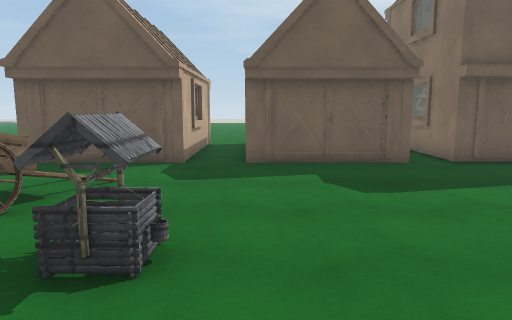
[1] (above)

20 first-person views from a walk through a Unity game level. The camera is 1.5 m above the floor, tilts 8° down and sees 70° across. The floor is counted in squares, 1 m on a side. Each view is taken from the middle of a square. On the plan, view 1 faces up. The plan holds only what a view shows up to about 16 squares ahead; the rest is blank. The place goes on beyond the plan. The player character is not drawn. Some surface patterns are stand-ins.

[2]
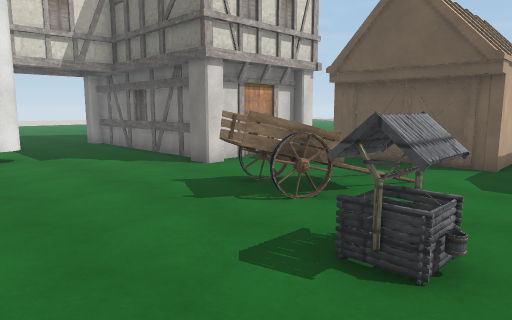

[3]
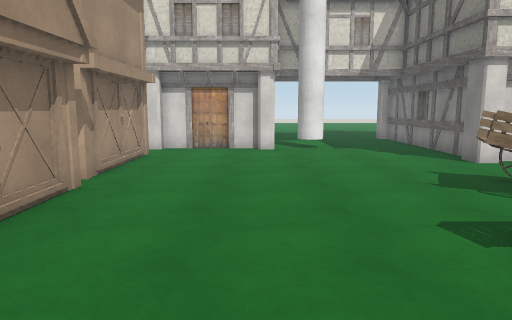

[4]
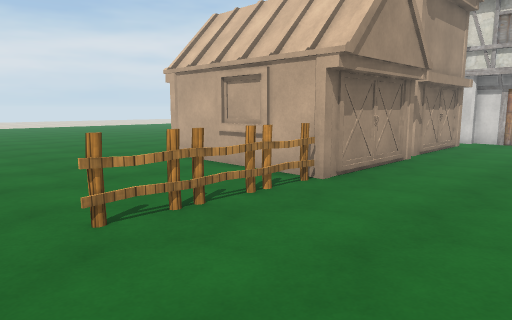

[5]
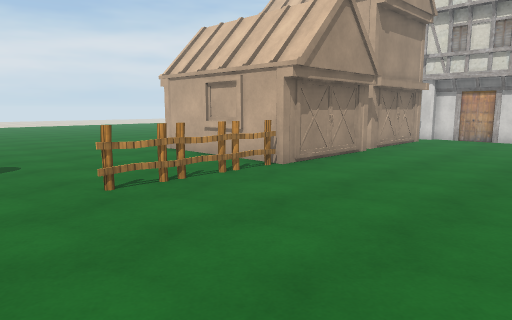

[6]
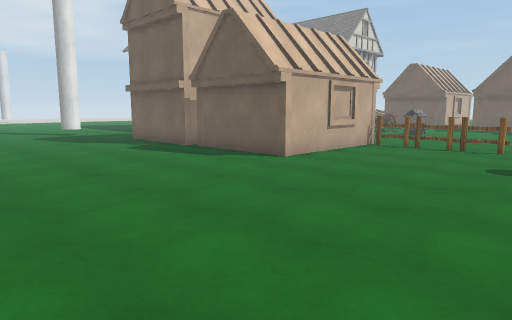

[7]
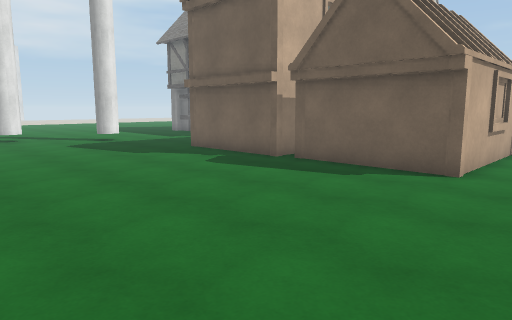

[8]
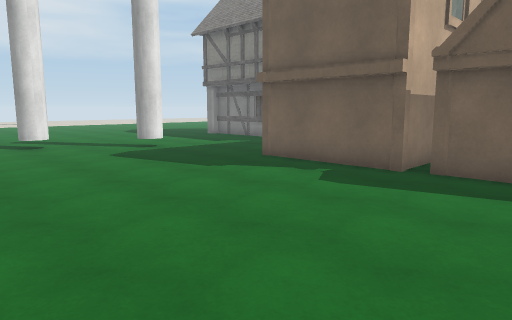

[9]
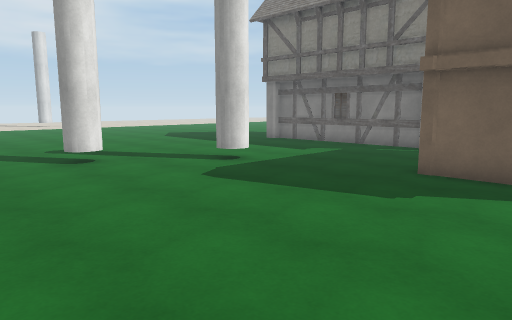

[10]
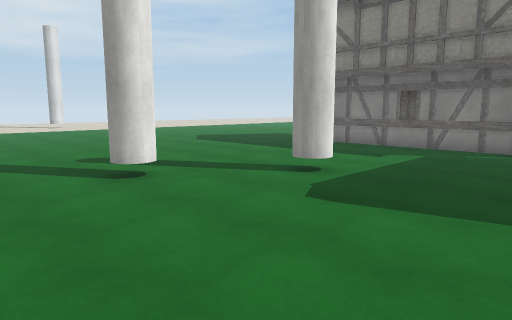

[11]
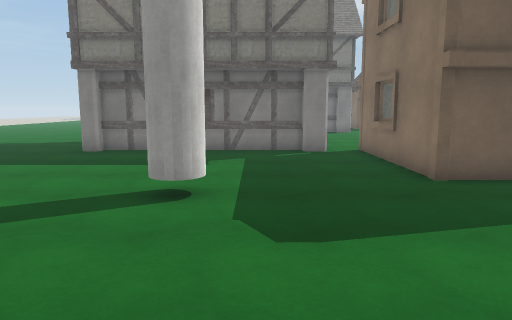

[12]
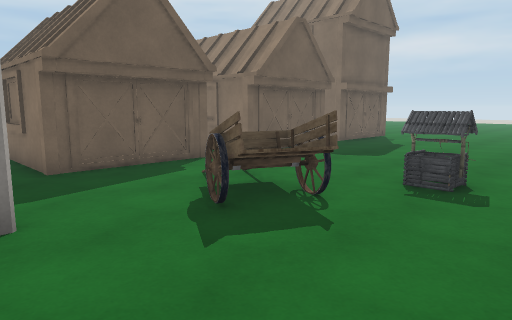

[13]
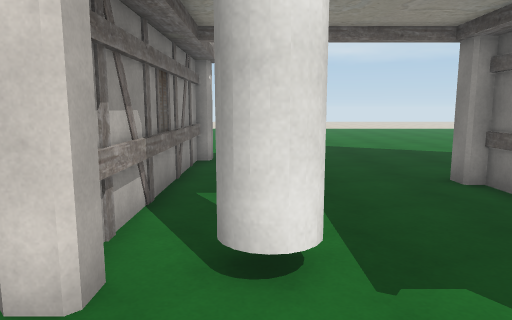

[14]
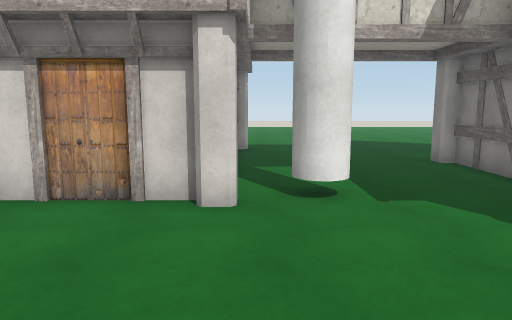

[15]
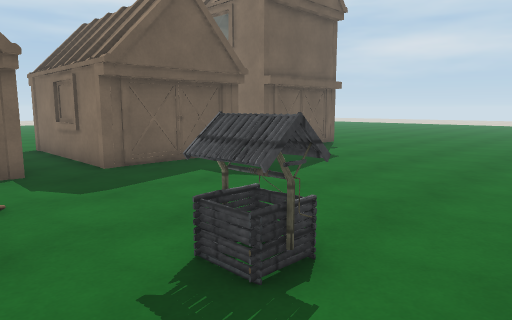

[16]
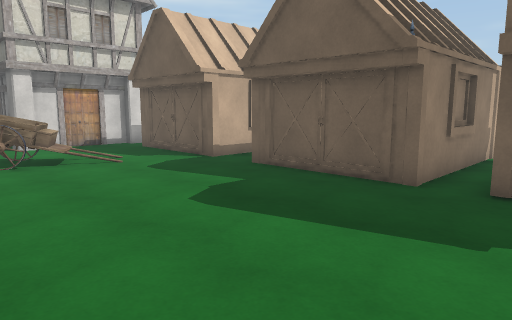

[17]
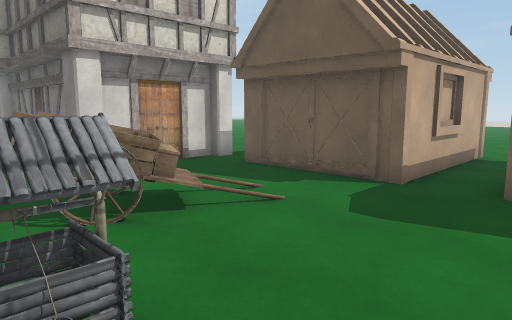

[18]
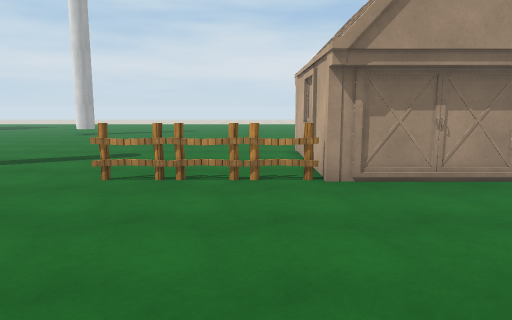

[19]
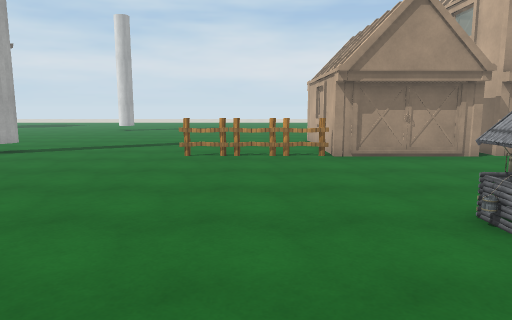

[20]
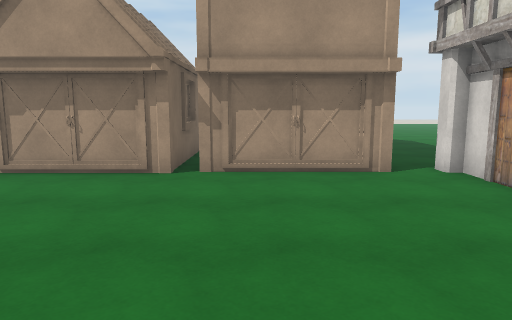

### Floor plan
Key: @ floor where view 1 was taken; # wall or solid block; x gap in a wall; . floor; O other object.
Columns run from 18 left of view 1 to 7 right of it. Each row starts with its distance up from view 1.
 21                ..
 20                ..
 19                ..
 18                 .
 17                 .
 16                 O.#   #  #
 15             O   O.O   O OO
 14             O   O.O   O.OO
 13            OO   O.O   O.O
 12            OO   O.O   O.O
 11           #.O   O.O   O.O
 10          ##.OOOOO.#OOOO.#O
  9          #................
  8          #................
  7   #########...............
  6 ..#..........OO...........
  5 ............OOO...........
  4 .............OO.OO........
  3   ..............OO........
  2 ......#...................
  1 ......x...................
  0 #######...........@.......
 -1       #...................
 -2       #...................
 -3       #...................
 -4 #######.#OOO#OOOOOOOOOO...
 -5 ........#   OO   O........
 -6 ........O   OO   O........
 -7 ........O   OO   O........
 -8 ........#   OO   O........
 -9 ........#####O####........
-10 ..........................
-11 ...#......................
-12 .........................
-13 .........................
-14 #........................
-15 #........................
-16 .........................
-17 ........................
-18         .  .    .   .    .

Positions as (right, up) in squares from view 1, and headings:
1: (0, 0), facing up
2: (0, 0), facing up-left
3: (2, 0), facing left
4: (6, 1), facing down-left
5: (7, 3), facing down-left
6: (7, -18), facing up-left
7: (2, -18), facing up-left
8: (-2, -18), facing up-left
9: (-7, -18), facing up-left
10: (-10, -18), facing up-left
11: (-14, -17), facing up
12: (-9, 1), facing up-right
13: (-9, 2), facing left
14: (-6, 1), facing left
15: (-4, 1), facing up-right
16: (7, 3), facing up-left
17: (1, 3), facing up-left
18: (1, 4), facing down
19: (2, 8), facing down
20: (-7, 5), facing down
